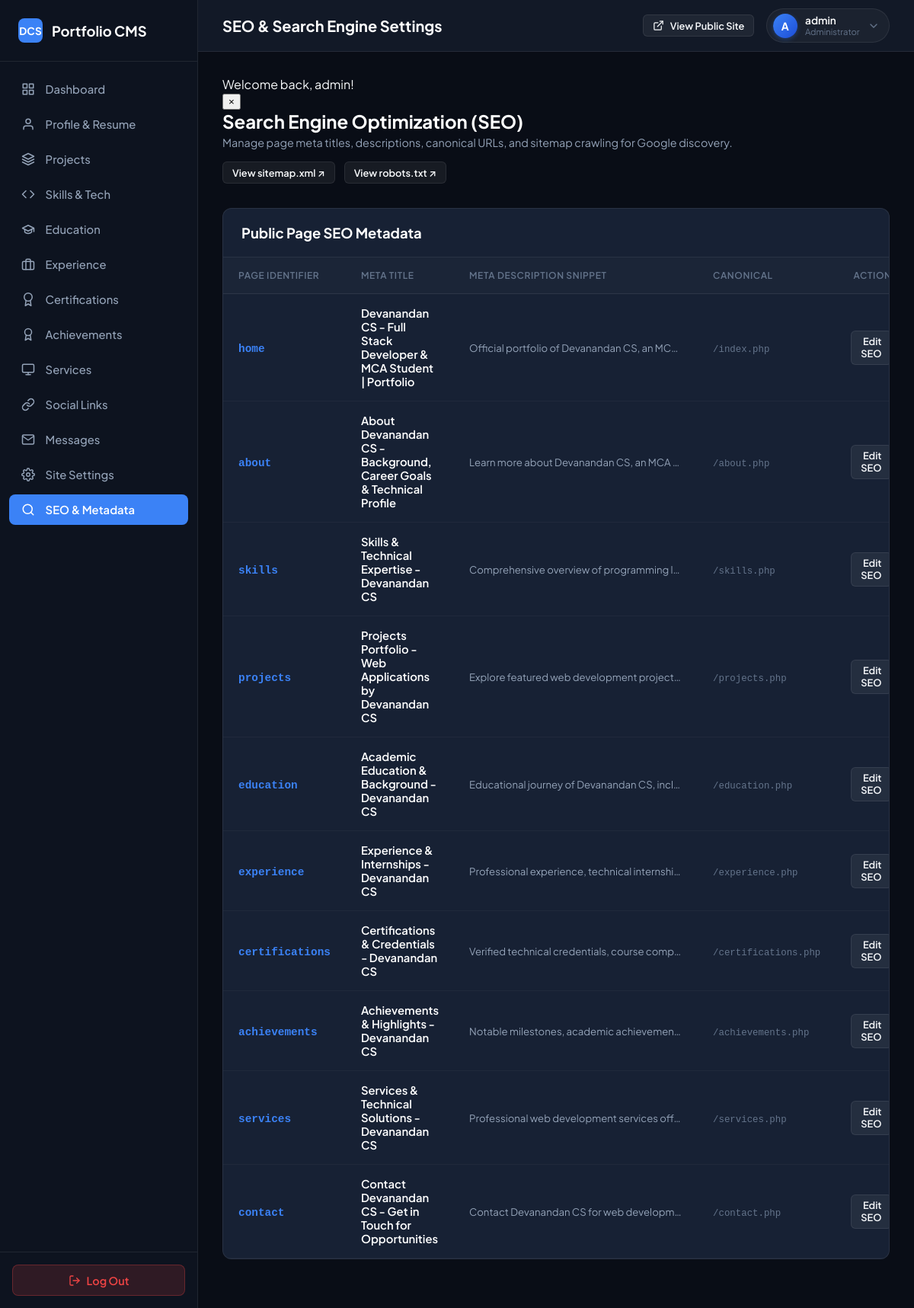
The page /admin/seo.php (signed in) on the database its author committed.
### tables this page shows
CREATE TABLE IF NOT EXISTS `seo_pages` (
    `id` INT UNSIGNED AUTO_INCREMENT PRIMARY KEY,
    `page_identifier` VARCHAR(60) NOT NULL UNIQUE,
    `meta_title` VARCHAR(200) NOT NULL,
    `meta_description` VARCHAR(300) NOT NULL,
    `meta_keywords` VARCHAR(255) DEFAULT NULL,
    `canonical_url` VARCHAR(255) DEFAULT NULL,
    `updated_at` TIMESTAMP DEFAULT CURRENT_TIMESTAMP ON UPDATE CURRENT_TIMESTAMP,
    INDEX `idx_seo_page_id` (`page_identifier`)
);

### admin/seo.php (the view, shortened to what this page needs)
<?php
require_once __DIR__ . '/includes/admin-header.php';
$db = get_db();
$seoPages = $db->query("SELECT * FROM seo_pages ORDER BY id ASC")->fetchAll();
?>
<?php include __DIR__ . '/includes/admin-sidebar.php'; ?>
<div class="admin-main-wrapper">
    <?php include __DIR__ . '/includes/admin-topbar.php'; ?>
    <main class="admin-content">
        <?= render_flashes() ?>
        <div style="display: flex; justify-content: space-between; align-items: center; margin-bottom: 2rem; flex-wrap: wrap; gap: 1rem;">
            <div>
                <h2 style="font-size: 1.5rem; color: #fff; margin: 0 0 0.25rem 0;">Search Engine Optimization (SEO)</h2>
                <p style="color: var(--admin-text-muted); margin: 0; font-size: 0.9rem;">
                    Manage page meta titles, descriptions, canonical URLs, and sitemap crawling for Google discovery.
                </p>
            </div>
            <div style="display: flex; gap: 0.75rem;">
                <a href="<?= url('sitemap.xml') ?>" target="_blank" class="admin-btn admin-btn-secondary admin-btn-sm">
                    View sitemap.xml ↗
                </a>
                <a href="<?= url('robots.txt') ?>" target="_blank" class="admin-btn admin-btn-secondary admin-btn-sm">
                    View robots.txt ↗
                </a>
            </div>
        </div>
        <div class="admin-card">
            <div class="admin-card-header">
                <h3 class="admin-card-title">Public Page SEO Metadata</h3>
            </div>
            <div class="admin-card-body" style="padding: 0;">
                <div class="table-responsive">
                    <table class="admin-table">
                        <thead>
                            <tr>
                                <th>Page Identifier</th>
                                <th>Meta Title</th>
                                <th>Meta Description Snippet</th>
                                <th>Canonical</th>
                                <th style="text-align: right;">Action</th>
                            </tr>
                        </thead>
                        <tbody>
                            <?php foreach ($seoPages as $sp): ?>
                                <tr>
                                    <td>
                                        <code style="color: var(--admin-primary); font-weight: 700; font-size: 0.9rem;">
                                            <?= e($sp['page_identifier']) ?>
                                        </code>
                                    </td>
                                    <td style="font-weight: 600; color: #fff; max-width: 260px;">
                                        <?= e($sp['meta_title']) ?>
                                    </td>
                                    <td style="color: var(--admin-text-muted); font-size: 0.825rem; max-width: 320px; white-space: nowrap; overflow: hidden; text-overflow: ellipsis;">
                                        <?= e($sp['meta_description']) ?>
                                    </td>
                                    <td>
                                        <code style="font-size: 0.775rem; color: var(--admin-text-dim);">
                                            <?= e($sp['canonical_url']) ?>
                                        </code>
                                    </td>
                                    <td style="text-align: right;">
                                        <a href="<?= url('admin/seo.php?edit=' . $sp['id']) ?>" class="admin-btn admin-btn-secondary admin-btn-sm">
                                            Edit SEO
                                        </a>
                                    </td>
                                </tr>
                            <?php endforeach; ?>
                        </tbody>
                    </table>
                </div>
            </div>
        </div>
    </main>
<?php include __DIR__ . '/includes/admin-footer.php'; ?>

### assets/css/admin.css (style rules this page uses)
:root { --admin-bg: #090d16; --admin-sidebar-bg: #0d131f; --admin-surface: #121927; --admin-card: #172134; --admin-card-hover: #1d2a42; --admin-border: rgba(255, 255, 255, 0.08); --admin-border-subtle: rgba(255, 255, 255, 0.04); --admin-input-bg: #0d131f; --admin-text-main: #f8fafc; --admin-text-muted: #94a3b8; --admin-text-dim: #64748b; --admin-primary: #3b82f6; --admin-primary-hover: #2563eb; --admin-success: #10b981; --admin-warning: #f59e0b; --admin-danger: #ef4444; --admin-sidebar-width: 260px; }
*, *::before, *::after { box-sizing: border-box; }
body.admin-body { background-color: var(--admin-bg); color: var(--admin-text-main); font-family: 'Plus Jakarta Sans', -apple-system, BlinkMacSystemFont, 'Segoe UI', Roboto, sans-serif; margin: 0; display: flex; min-height: 100vh; width: 100%; overflow-x: hidden; position: relative; }
.admin-main-wrapper { margin-left: var(--admin-sidebar-width); flex: 1; display: flex; flex-direction: column; min-width: 0; width: 100%; overflow-x: hidden; }
.admin-content { padding: 2rem; flex: 1; }
.admin-card { background-color: var(--admin-card); border: 1px solid var(--admin-border); border-radius: 12px; margin-bottom: 2rem; overflow: hidden; }
.admin-card-header { padding: 1.25rem 1.5rem; border-bottom: 1px solid var(--admin-border); display: flex; align-items: center; justify-content: space-between; flex-wrap: wrap; gap: 1rem; }
.admin-card-title { margin: 0; font-size: 1.15rem; font-weight: 700; color: #fff; }
.admin-card-body { padding: 1.5rem; }
.table-responsive { width: 100%; overflow-x: auto; }
.admin-table { width: 100%; border-collapse: collapse; text-align: left; font-size: 0.925rem; }
.admin-table th { background-color: rgba(255, 255, 255, 0.02); color: var(--admin-text-dim); font-weight: 600; text-transform: uppercase; font-size: 0.75rem; letter-spacing: 0.05em; padding: 1rem 1.25rem; border-bottom: 1px solid var(--admin-border); }
.admin-table td { padding: 1rem 1.25rem; border-bottom: 1px solid var(--admin-border-subtle); color: var(--admin-text-main); vertical-align: middle; }
.admin-btn { display: inline-flex; align-items: center; justify-content: center; gap: 0.5rem; padding: 0.65rem 1.25rem; border-radius: 8px; font-size: 0.9rem; font-weight: 600; cursor: pointer; text-decoration: none; border: 1px solid transparent; transition: all 150ms ease; }
.admin-btn-secondary { background-color: rgba(255, 255, 255, 0.06); border-color: var(--admin-border); color: var(--admin-text-main); }
.admin-btn-sm { padding: 0.35rem 0.75rem; font-size: 0.8rem; border-radius: 6px; }

### rows shown on the page
seo_pages: page_identifier "home", meta_title "Devanandan CS - Full Stack Developer & MCA Student | Portfolio", meta_description "Official portfolio of Devanandan CS, an MC…", canonical_url "/index.php"
seo_pages: page_identifier "about", meta_title "About Devanandan CS - Background, Career Goals & Technical Profile", meta_description "Learn more about Devanandan CS, an MCA…", canonical_url "/about.php"
seo_pages: page_identifier "skills", meta_title "Skills & Technical Expertise - Devanandan CS", meta_description "Comprehensive overview of programming l…", canonical_url "/skills.php"
seo_pages: page_identifier "projects", meta_title "Projects Portfolio - Web Applications by Devanandan CS", meta_description "Explore featured web development project…", canonical_url "/projects.php"
seo_pages: page_identifier "education", meta_title "Academic Education & Background - Devanandan CS", meta_description "Educational journey of Devanandan CS, incl…", canonical_url "/education.php"
seo_pages: page_identifier "experience", meta_title "Experience & Internships - Devanandan CS", meta_description "Professional experience, technical internshi…", canonical_url "/experience.php"
seo_pages: page_identifier "certifications", meta_title "Certifications & Credentials - Devanandan CS", meta_description "Verified technical credentials, course comp…", canonical_url "/certifications.php"
seo_pages: page_identifier "achievements", meta_title "Achievements & Highlights - Devanandan CS", meta_description "Notable milestones, academic achievemen…", canonical_url "/achievements.php"
seo_pages: page_identifier "services", meta_title "Services & Technical Solutions - Devanandan CS", meta_description "Professional web development services off…", canonical_url "/services.php"
seo_pages: page_identifier "contact", meta_title "Contact Devanandan CS - Get in Touch for Opportunities", meta_description "Contact Devanandan CS for web developm…", canonical_url "/contact.php"

### other values the page prints
$adminPageTitle "SEO & Search Engine Settings"
$adminInitial "A"
$adminUsername "admin"
$msg "Welcome back, admin!"
